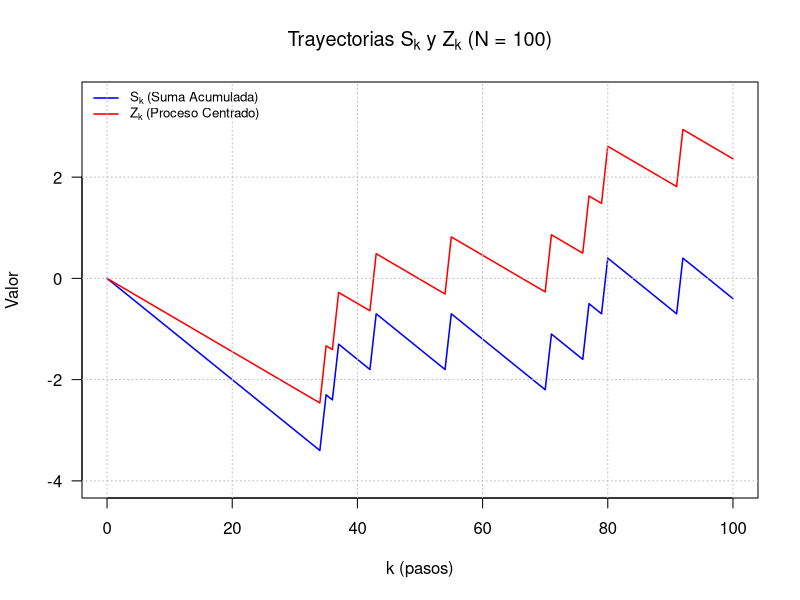
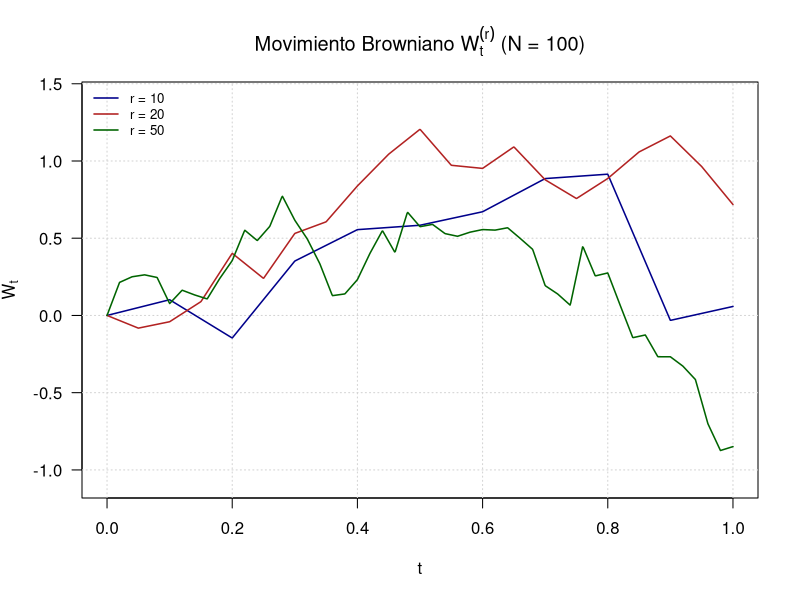
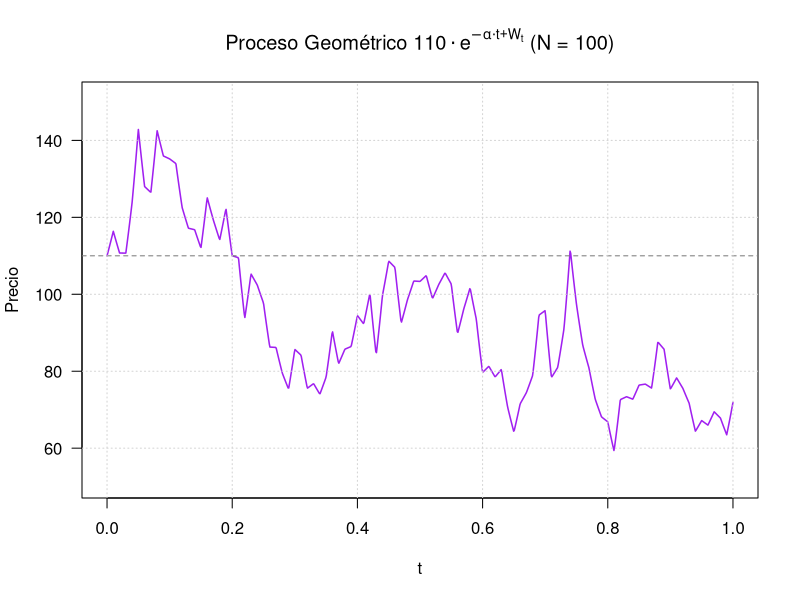
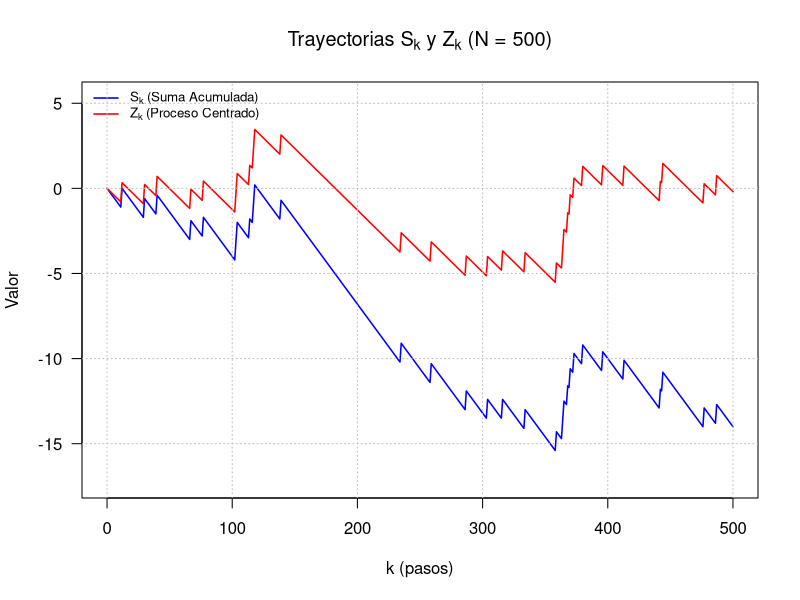
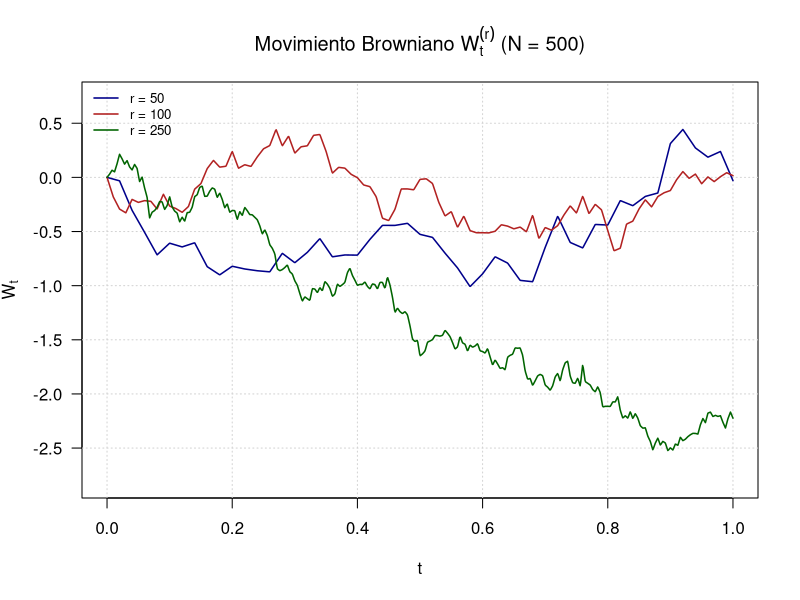
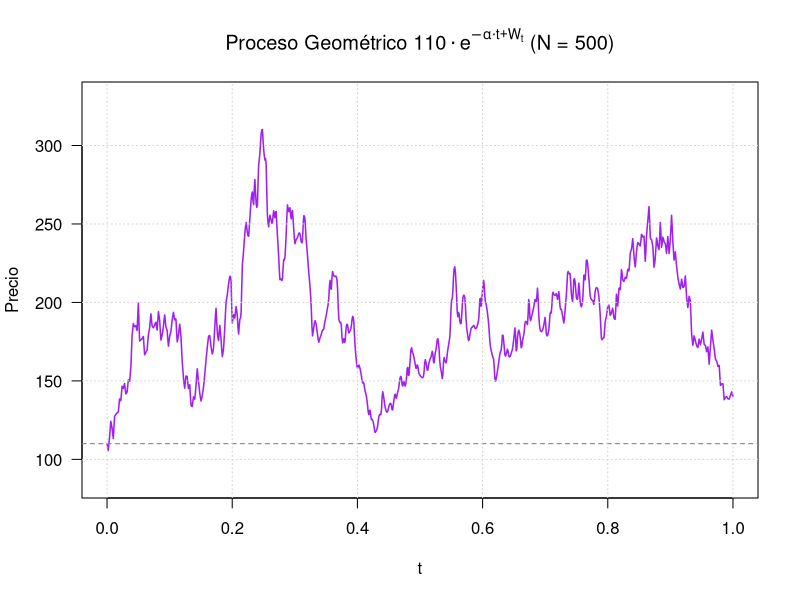
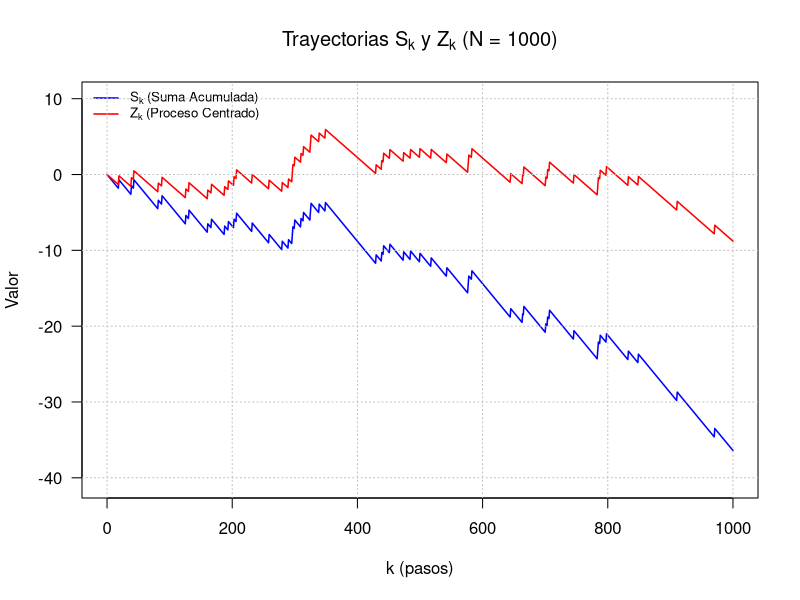
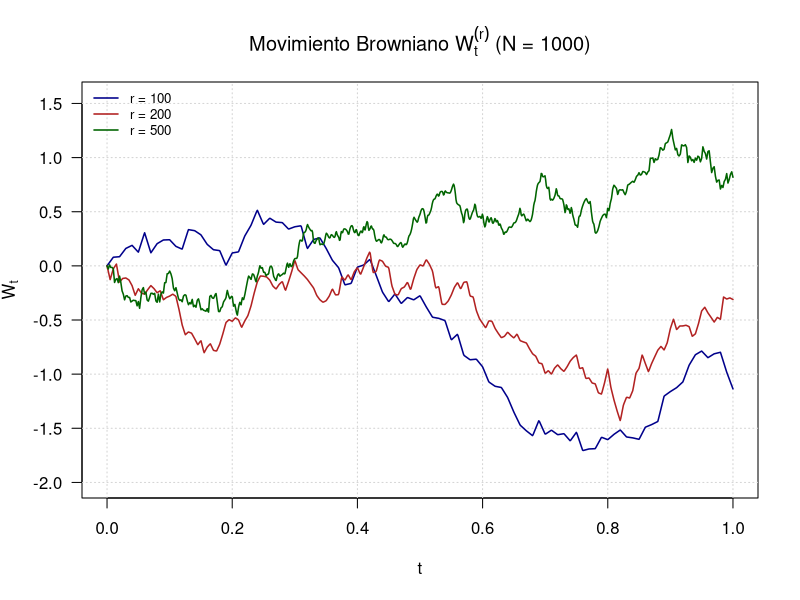

These figures' R source, in order:
## ---- chunk 1
knitr::opts_chunk$set(echo = TRUE, warning = FALSE, message = FALSE, fig.align = "center")
# Librerías necesarias (aunque los gráficos actuales usan base R, mantenemos estas si se planea expandir)
library(ggplot2)
library(dplyr)
library(tidyr)
## ---- chunk 2
set.seed(42) # Semilla para reproducibilidad

alpha <- 0.042 # Tasa libre de riesgo (bonos del tesoro norteamericano)
S0 <- 110     # Valor inicial del activo

# Valores de N (pasos de la caminata) y r (resolución del Browniano)
N_values <- c(100, 500, 1000, 5000)
r_values <- list(
  "100"  = c(10, 20, 50),
  "500"  = c(50, 100, 250),
  "1000" = c(100, 200, 500),
  "5000" = c(500, 1000, 2500)
)
## ---- chunk 3
a <- 1.1 # La ganancia de haber resultado una subida en el activo
b <- -0.1 # La perdida en el caso contrario
alpha <- 0.04 #Tasa libre de riesgo (bonos del tesoro americano)
 
  discriminante <- (a-b)^4 - 4 * (a-b)^2 * 2 * (exp(alpha)-1)
  
  if ((a-b) == 0) {
    stop("Error: a no puede ser igual a b (división por cero)")
  }
  
  if (discriminante < 0) {
    stop("Error: La expresión dentro de la raíz cuadrada es negativa")
  }
  
  numerador <- -(a-b)^2 + sqrt(discriminante)
  denominador <- -2 * (a-b)^2

p_star <- numerador/denominador

cat(sprintf("Valor calculado de p*: %.6f\n", p_star))
## ---- chunk 4
# Inicializar tabla de resumen
summary_table <- data.frame(
  N = integer(),
  S_N = numeric(),
  Z_N = numeric(),
  W1_final = numeric(),
  Geom_final = numeric()
)

for (N in N_values) {
  
  # --- Encabezado de sección en consola ---
  cat(paste0(strrep("=", 60), "\n"))
  cat(sprintf("SIMULACIÓN PARA N = %d\n", N))
  cat(paste0(strrep("=", 60), "\n"))
  
  # ----------------------------------------------------------------
  # a) GENERACIÓN DE LA MUESTRA ALEATORIA Y TRAYECTORIAS
  # ----------------------------------------------------------------
  
  # 1. Generar variables aleatorias X_i
  # Usamos runif vectorizado para eficiencia
  u <- runif(N)
  X <- ifelse(u <= p_star, 1.1, -0.1)
  # 2. Calcular S_k (suma acumulada)
  S <- c(0, cumsum(X))
  
  # 3. Esperanza teórica
  EX <- p_star * 1.1 + (1 - p_star) * (-0.1)
  
  # 4. Calcular Z_k (proceso centrado: S_k - k*E[X])
  k_vals <- 0:N
  Z <- S - (k_vals * EX)
  
  # 5. Graficar S_k y Z_k
  y_range <- range(c(S, Z))
  plot(k_vals, S, type="l", lwd=1.5, col="blue",
       main = bquote(paste("Trayectorias ", S[k], " y ", Z[k], " (N = ", .(N), ")")),
       xlab = "k (pasos)", ylab = "Valor",
       ylim = y_range + c(-0.1, 0.1) * diff(y_range), # Margen del 10%
       las = 1) # Etiquetas del eje Y horizontales
  lines(k_vals, Z, col="red", lwd=1.5)
  legend("topleft", legend=c(expression(S[k] ~ "(Suma Acumulada)"), 
                             expression(Z[k] ~ "(Proceso Centrado)")),
         col=c("blue", "red"), lwd=1.5, bty="n", cex=0.8)
  grid(col = "gray", lty = "dotted")
  
  # ----------------------------------------------------------------
  # b) MOVIMIENTOS BROWNIANOS ESCALADOS
  # ----------------------------------------------------------------
  
  r_list <- r_values[[as.character(N)]]
  t_common <- seq(0, 1, length.out = max(N, 1000)) # Malla común
  
  # Contenedor para graficar
  W_plots <- list()
  
  for (r in r_list) {
    # Incrementos normales
    dt <- 1/r
    increments <- rnorm(r, mean=0, sd=sqrt(dt))
    W <- c(0, cumsum(increments))
    t_grid <- seq(0, 1, by=dt)
    
    # Interpolación
    W_interp <- approx(t_grid, W, xout=t_common)$y
    W_plots[[paste0("r", r)]] <- W_interp
  }
  
  # Graficar Brownianos
  cols <- c("darkblue", "firebrick", "darkgreen")
  all_W_vals <- unlist(W_plots)
  ylim_W <- range(all_W_vals)
  
  plot(NULL, xlim=c(0,1), ylim=ylim_W + c(-0.1, 0.1)*diff(ylim_W),
       main = bquote(paste("Movimiento Browniano ", W[t]^{(r)}, " (N = ", .(N), ")")),
       xlab = "t", ylab = expression(W[t]), las=1)
  grid()
  
  for(i in seq_along(r_list)) {
    lines(t_common, W_plots[[i]], col=cols[i], lwd=1.5)
  }
  legend("topleft", legend=paste("r =", r_list), col=cols, lwd=1.5, bty="n", cex=0.8)
  
  # ----------------------------------------------------------------
  # c) PROCESO GEOMÉTRICO
  # ----------------------------------------------------------------
  
  # Generar W^(N) (Browniano base para el proceso geométrico)
  incrN <- rnorm(N, mean=0, sd=sqrt(1/N))
  WN <- c(0, cumsum(incrN))
  tN_grid <- seq(0, 1, length.out=N+1)
  
  # Interpolación
  WN_interp <- approx(tN_grid, WN, xout=t_common)$y
  
  # Cálculo del proceso: S_t = S0 * exp(-alpha*t + W_t)
  geom_proc <- S0 * exp(-alpha * t_common + WN_interp)
  
  # Graficar
  ylim_geom <- range(c(geom_proc, S0))
  plot(t_common, geom_proc, type="l", lwd=1.5, col="purple",
       main = bquote(paste("Proceso Geométrico ", .(S0) %.% e^{-alpha %.% t + W[t]}, " (N = ", .(N), ")")),
       xlab = "t", ylab = "Precio",
       ylim = ylim_geom + c(-0.1, 0.1)*diff(ylim_geom), las=1)
  abline(h=S0, lty=2, col="gray50")
  grid()
  
  # Guardar resultados
  summary_table <- rbind(summary_table, data.frame(
    N = N,
    S_N = S[N + 1],
    Z_N = Z[N + 1],
    W1_final = WN_interp[length(WN_interp)],
    Geom_final = geom_proc[length(geom_proc)]
  ))
}
## ---- chunk 5
knitr::kable(summary_table, 
             digits = 4,
             caption = "Valores finales de la simulación para distintos N",
             col.names = c("N", "$S_N$", "$Z_N$", "$W^{(N)}_1$", "Geom. Final"))
## ---- chunk 6
media_w <- mean(summary_table$W1_final)
sd_w <- sd(summary_table$W1_final)

cat(sprintf("Media muestral de W(1):  %.4f (Teórico: 0)\n", media_w))
cat(sprintf("Desv. Est. de W(1):      %.4f (Teórico: 1)\n", sd_w))
## ---- chunk 7
# Establecer semilla para reproducibilidad
set.seed(42)

# Parámetros de la opción
alpha <- 0.04  # Tasa libre de riesgo
S0 <- 110      # Precio inicial del activo
K <- 113       # Precio de ejercicio
N <- 100000    # Número de simulaciones
## ---- chunk 8
# Simular variables aleatorias X1 siguiendo distribución lognormal
muestras_X1 <- rlnorm(N, meanlog = 0, sdlog = sqrt(2 * alpha))

# Calcular el payoff descontado para cada simulación
valores_payoff <- pmax(exp(-alpha) * (S0 * muestras_X1 - K), 0)

# Estimar el valor de la opción como el promedio de los payoffs
valor_montecarlo <- mean(valores_payoff)
## ---- chunk 9
# Parámetros de la opción para Black-Scholes
S0_bs <- 110  # Precio inicial del activo
K_bs <- 113   # Precio de ejercicio
r_bs <- 0.04  # Tasa libre de riesgo
T_bs <- 1     # Tiempo hasta expiración
sigma_bs <- sqrt(2 * 0.04)  # Volatilidad 

# Cálculo de parámetros d1 y d2
d1 <- (log(S0_bs/K_bs) + (r_bs + 0.5 * sigma_bs^2) * T_bs) / (sigma_bs * sqrt(T_bs))
d2 <- d1 - sigma_bs * sqrt(T_bs)

# Cálculo del precio de la opción call
call_price <- S0_bs * pnorm(d1) - K_bs * exp(-r_bs * T_bs) * pnorm(d2)
## ---- chunk 10
diferencia <- abs(valor_montecarlo - call_price)
error_relativo <- (diferencia / call_price) * 100
## ---- chunk 11
# Análisis adicional de la simulación
desviacion_estandar <- sd(valores_payoff)
error_estandar <- desviacion_estandar / sqrt(N)
intervalo_confianza <- c(
  valor_montecarlo - 1.96 * error_estandar,
  valor_montecarlo + 1.96 * error_estandar
)
